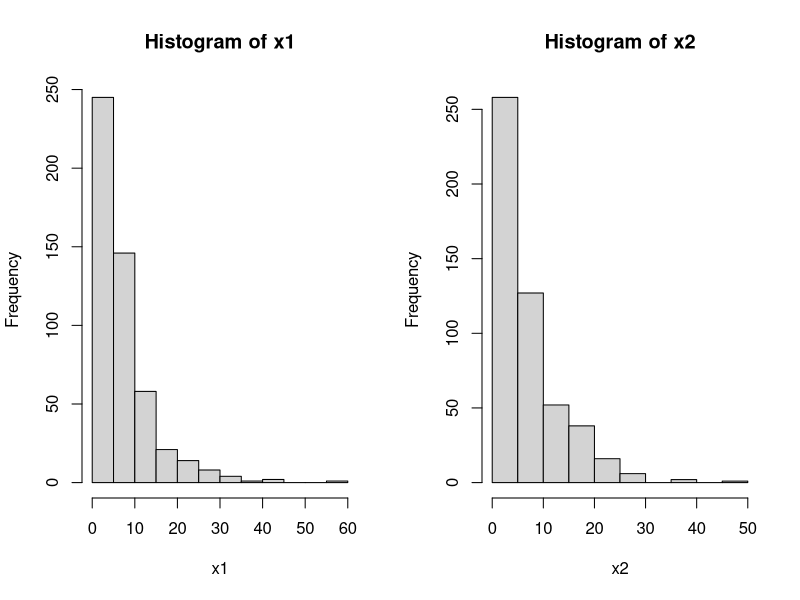
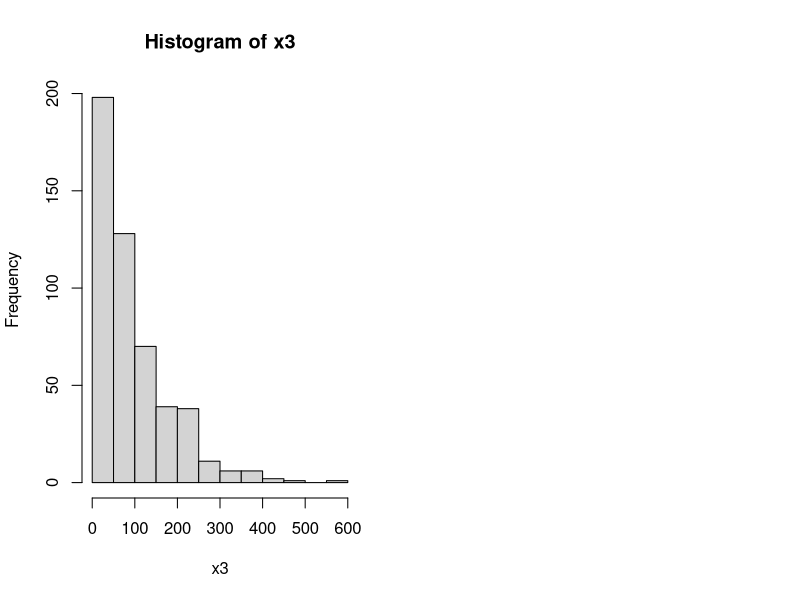

Here is the R script that generated these plots, in order: (Note: this script raises an error after producing the figures.)
#Probelm 1

x1=rexp(500,1/7)
x1
x2=rexp(500,1)*7
x2
par(mfrow=c(1,2))
hist(x1)
hist(x2)
mean(x1)
mean(x2)
var(x1)
var(x2)

#Problem 2
#1-e^-x/B=0.5
#-x/B = ln(0.5)
#x = B(ln(2))
7*log(2)
#another way to calculate median
?qexp
qexp(.5, rate = 1/7, lower.tail = TRUE, log.p = FALSE)
#Exponential sample
median(x1)
median(x2)

#Problem 3
x3=ceiling(rexp(500,1/88))
head(x3)
(x3)
hist(x3)
#3c
#P(Y=1)
pexp(1, rate = 1/88, lower.tail = TRUE, log.p = FALSE)
?rgeom
x3g=rgeom(500, .01129931)
mean(x3g)

#Problem 4
x1=exp(.1)*200
x2=exp(.1)
y = x1+x2
x2
y = x1+x2
gamma(2,2)

x1= exp(200, 1/.1)
sum(x4)
hist(x4)
mean(x4)

?gamma
?exp
rgams= rgamma(200, 3, 1/.1)
rgams
sum(rgams)
hist(rgams)
mean(rgams)

#Problem4b
setwd("/Users/quay17/Desktop/MATH382/StatLab/Lab6/")
md=read.csv("MysteryDistribution2.csv")
head(md)
x=md[,1]
x
head(x)
hist(x, main="Histogram of MysteryDistribution")
mean(x)
var(x)
std = sqrt(var(x))
std

#Gamma distribution parameters
#alpha = (u/s)^2
(39.79028/20.82519)^2
#beta = (s^2/u)4b
20.82519^2/39.79028
gams=rgamma(1:200, 3.6, 1/10.899)
par(mfrow=c(1,2))
hist(gams, main="Histogram of rgamma")
mean(gams)
var(gams)
sqrt(var(gams))

#Problem5
setwd("/Users/quay17/Desktop/MATH382/StatLab/Lab6/")
x=read.csv("eq-time.csv")
dim(x)
x1 = x[766:742,]
dim(x1)
var1=x1[,6]
hist(var1)
plot(var1[1:25],rep(1,25))
hist(var1)

y = c(1,1,1,1,1,1,1,1,1,1,1,1,1,1,1,1,1,1,1,1,1,1,1,1,1,1)
dotchart(var1,y, main="dotchart of event times")

#lambda = rate = u
mean(var1)

p = dpois(0:24, 1.034944)
p
exp(-1.028174)*1.028174^20/factorial(20)
hist(p)

1.1247106-1.1008796
1.1008796-1.0836806
1.0836806-1.0829051
1.0829051-1.0821528
1.0821528-1.0811343
1.0811343-1.0804282
1.0804282-1.0766898
1.0766898-1.0726389
1.0726389-1.0726273
1.0726273-1.0667014
1.0667014-1.0578009
1.0578009-1.0295486
1.0295486-1.0267245
1.0267245-1.0114236
1.0114236-1.0099653
1.0099653-1.0008102
1.0008102-0.9977083
0.9977083-0.9976273
0.9976273-0.9877778
0.9877778-0.9830324
0.9830324-0.9755208
0.9755208-0.9607870
0.9607870-0.9601968
0.9601968-0.9501273

diff=c(0.023831,0.017199,0.0007755,0.0007523,0.0010185,0.0007061,0.0037384,0.0040509,1.16e-05,0.0059259,0.0089005,0.0282523,0.0028241,0.0153009,0.0014583,0.0091551,0.0031019,8.1e-05,0.0098495,0.0047454,0.0075116,0.0147338,0.0005902,0.0100695)
hist(diff)
mean(diff)

mean(y)
hist(y)


